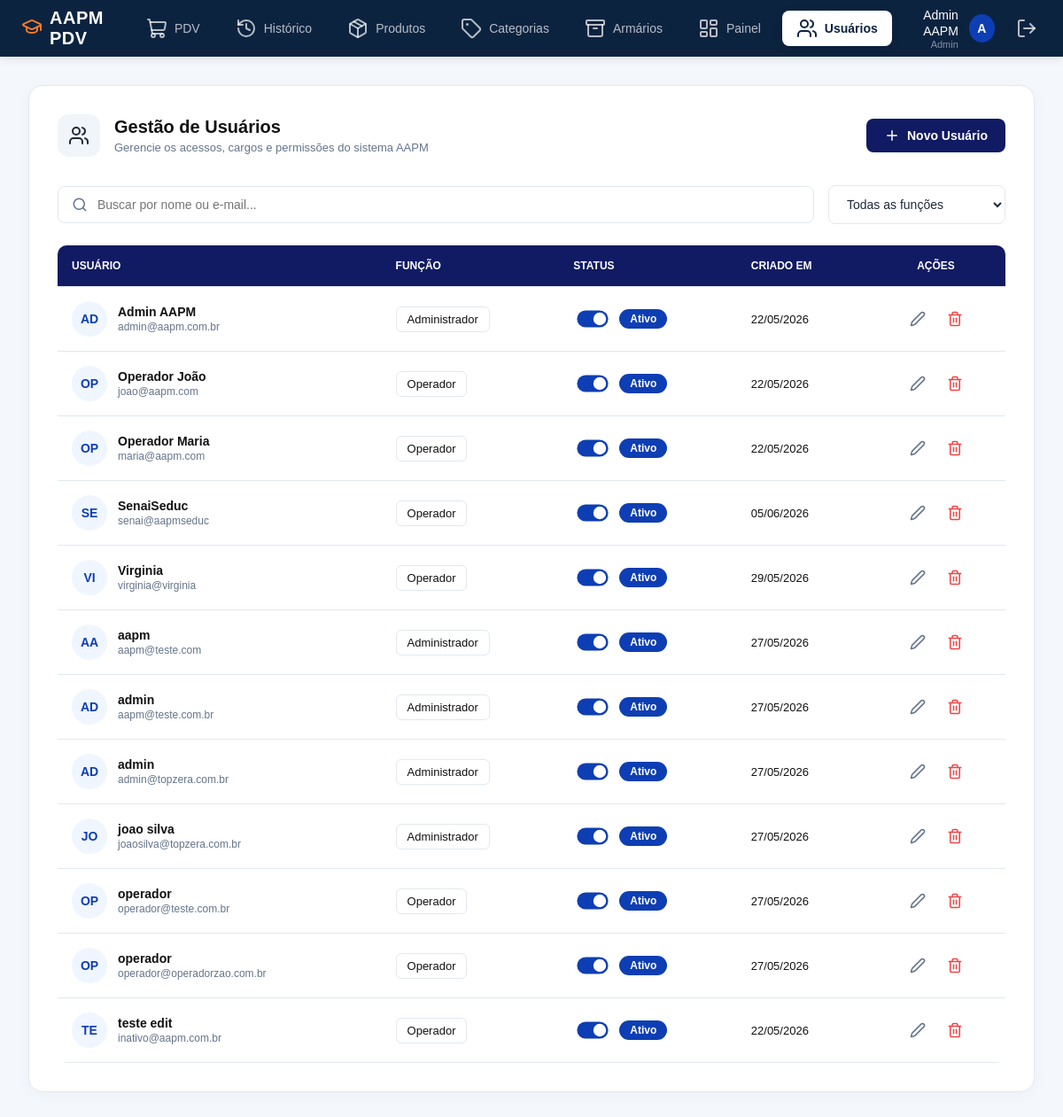
The app's page /usuarios/ (signed in), older data.
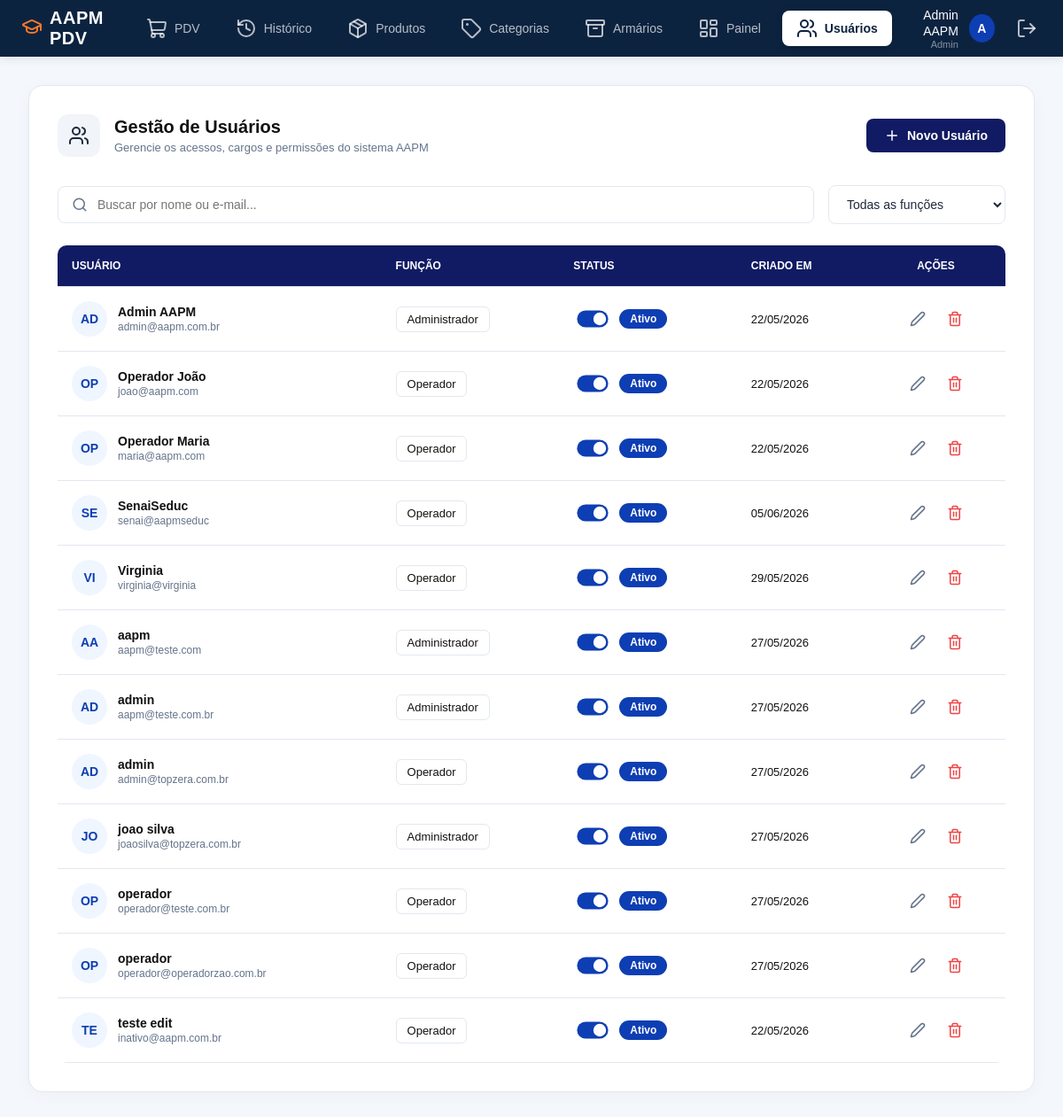
The same page, newer data.
### app/models/usuarios.py (models this page shows)
class Usuario(Base):
    __tablename__ = "usuarios"
    id = Column(Integer, primary_key=True, autoincrement=True)
    nome = Column(String(100), nullable=False)
    email = Column(String(150), unique=True, nullable=False)
    senha_hash = Column(String(255), nullable=False)
    role = Column(String(20), nullable=False, default="operador")
    ativo = Column(Boolean, default=True)
    criado_em = Column(DateTime, server_default=func.now())

### app/controllers/usuario_controller.py (the view)
@router.get("/", response_class=HTMLResponse)
def listar_usuarios(
    request: Request,
    busca: str = "",
    role: str = "",
    db: Session = Depends(get_db),
    admin = Depends(get_admin)  # bloqueia quem não é admin
):
    query = db.query(Usuario)
    if busca:
        query = query.filter(
            or_(
                Usuario.nome.ilike(f"%{busca}%"),
                Usuario.email.ilike(f"%{busca}%")
            )
        )
    if role:
        query = query.filter(Usuario.role == role)
    usuarios = query.order_by(Usuario.nome).all()
    return templates.TemplateResponse(
        request,
        "usuarios/index.html",
        {
            "request": request,
            "usuario": admin,   # dados de quem está logado (para navbar)
            "usuarios": usuarios,  # lista para exibir na tabela
            "busca": busca,
            "role_filter": role
        }
    )

### app/templates/usuarios/index.html (shortened to what the changed rows need)
{% extends "base.html" %}
{% block styles %}
<link rel="stylesheet" href="/static/css/usuarios.css?v=2">
{% endblock %}
{% block content %}
<div class="page-wrapper">
    <div class="content-card">
        <div class="page-header">
            <div class="header-info">
                <div class="title-area">
                    <h2>Gestão de Usuários</h2>
                </div>
            </div>
        </div>
        <table class="data-table">
            <thead>
                <tr>
                    <th>Usuário</th>
                    <th>Função</th>
                    <th>Status</th>
                    <th>Criado Em</th>
                    <th style="text-align: center;">Ações</th>
                </tr>
            </thead>
            <tbody>
                {% for u in usuarios %}
                <tr class="usuario-row">
                    <td>
                        <div class="user-cell">
                            <div class="user-avatar-small">
                                {{ u.nome[:2]|upper }}
                            </div>
                            <div class="user-details">
                                <a href="/usuarios/{{ u.id }}/editar" style="text-decoration:none; color:inherit;">
                                    <strong>{{ u.nome }}</strong>
                                </a>
                                <span>{{ u.email }}</span>
                            </div>
                        </div>
                    </td>
                    <td>
                        <span class="role-select">
                            {{ "Administrador" if u.role == 'admin' else "Operador" }}
                        </span>
                    </td>
                    <td>
                        <form action="/usuarios/{{ u.id }}/toggle-ativo" method="post" style="margin: 0;">
                            <div class="status-badge">
                                <label class="switch" style="transform: scale(0.8); margin: 0;">
                                    <span class="slider"></span>
                                </label>
                                {% if u.ativo %}
                                    <span class="status-text ativo">Ativo</span>
                                {% else %}
                                    <span class="status-text inativo">Inativo</span>
                                {% endif %}
                            </div>
                        </form>
                    </td>
                    <td>
                        <span class="date-text">
                            {{ u.criado_em.strftime('%d/%m/%Y') if u.criado_em else '—' }}
                        </span>
                    </td>
                    <td style="text-align: center;">
                        <div style="display: flex; justify-content: center; gap: 8px;">
                            <a href="/usuarios/{{ u.id }}/editar" class="action-btn" title="Editar">
                                <i data-lucide="edit-2" style="width: 18px; height: 18px; color: var(--text-muted);"></i>
                            </a>
                            <form id="form-excluir-{{ u.id }}" action="/usuarios/{{ u.id }}/excluir" method="post" style="margin: 0;">
                                <button
                                    type="button"
                                    class="action-btn"
                                    title="Excluir"
                                    style="background: none; border: none; cursor: pointer; display: flex; align-items: center; justify-content: center;"
                                    onclick="abrirModalExcluir('form-excluir-{{ u.id }}', '{{ u.nome }}')"
                                >
                                    <i data-lucide="trash-2" style="width: 18px; height: 18px; color: #ef4444;"></i>
                                </button>
                            </form>
                        </div>
                    </td>
                </tr>
                {% endfor %}
            </tbody>
        </table>
    </div>
</div>
{% endblock %}

Row changes from the older to the newer data that the page shows:
changed Usuario "admin@topzera.com.br": role "Administrador" → "Operador"
